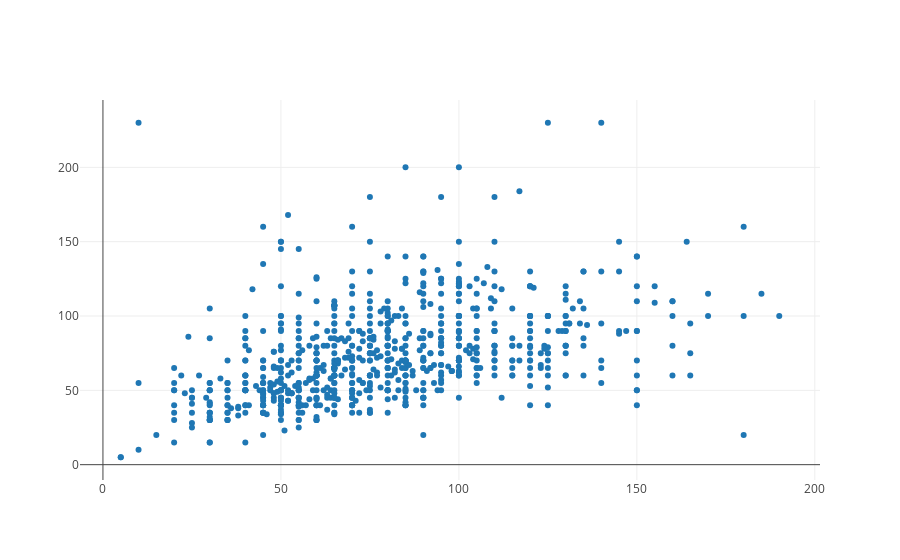

Here is the notebook cell this chart was saved with:
### Code cell
iplot([go.Scatter(x=pokemon['Attack'],
                 y=pokemon['Defense'],
                 mode='markers')])

### Figure 1 — Plotly figure (JSON) as saved in the notebook; plotly's stock layout.template omitted (floating-point values rounded to 4 significant figures; data arrays with more than 128 entries replaced by an {"elided": "..."} marker saying what was removed)
{"data": [{"mode": "markers", "type": "scatter", "uid": "04234d6b-d284-4751-866e-0a70f360f410", "x": {"elided": "800 int values"}, "y": {"elided": "800 int values"}}], "layout": {}}
